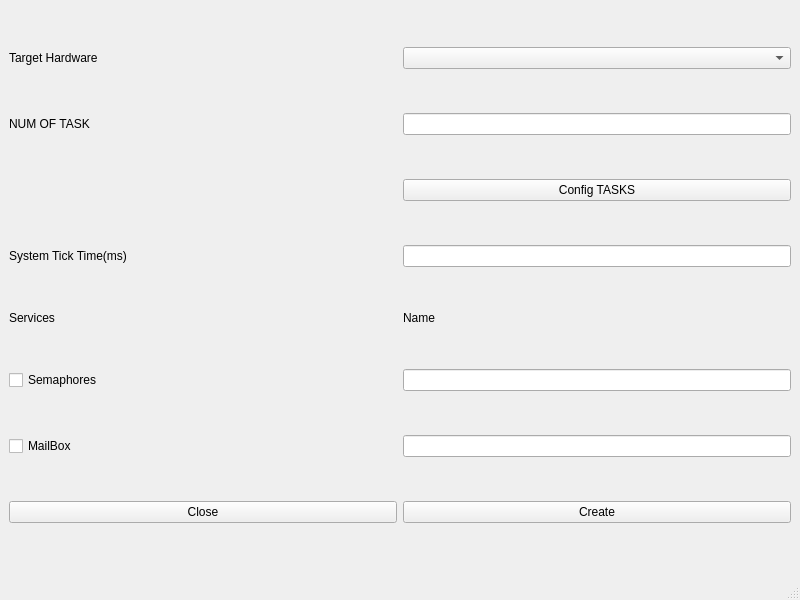
<?xml version="1.0" encoding="UTF-8"?>
<ui version="4.0">
 <class>MainWindow</class>
 <widget class="QMainWindow" name="MainWindow">
  <property name="geometry">
   <rect>
    <x>0</x>
    <y>0</y>
    <width>800</width>
    <height>600</height>
   </rect>
  </property>
  <property name="windowTitle">
   <string>OS_Config</string>
  </property>
  <widget class="QWidget" name="centralwidget">
   <layout class="QGridLayout" name="gridLayout">
    <item row="9" column="1">
     <widget class="QPushButton" name="Create">
      <property name="sizePolicy">
       <sizepolicy hsizetype="Expanding" vsizetype="Fixed">
        <horstretch>0</horstretch>
        <verstretch>0</verstretch>
       </sizepolicy>
      </property>
      <property name="styleSheet">
       <string notr="true">QPushButton:hover
{
	background-color:#4169E1;
}</string>
      </property>
      <property name="text">
       <string>Create</string>
      </property>
     </widget>
    </item>
    <item row="6" column="0">
     <widget class="QCheckBox" name="Semaphores">
      <property name="text">
       <string>Semaphores</string>
      </property>
     </widget>
    </item>
    <item row="1" column="0">
     <widget class="QLabel" name="NOT">
      <property name="sizePolicy">
       <sizepolicy hsizetype="Minimum" vsizetype="Fixed">
        <horstretch>0</horstretch>
        <verstretch>0</verstretch>
       </sizepolicy>
      </property>
      <property name="text">
       <string>NUM OF TASK</string>
      </property>
     </widget>
    </item>
    <item row="9" column="0">
     <widget class="QPushButton" name="Close">
      <property name="sizePolicy">
       <sizepolicy hsizetype="Expanding" vsizetype="Fixed">
        <horstretch>0</horstretch>
        <verstretch>0</verstretch>
       </sizepolicy>
      </property>
      <property name="styleSheet">
       <string notr="true">QPushButton:hover
{
	background-color:#4169E1;
}</string>
      </property>
      <property name="text">
       <string>Close</string>
      </property>
     </widget>
    </item>
    <item row="1" column="1">
     <widget class="QLineEdit" name="NOTinput"/>
    </item>
    <item row="0" column="1">
     <widget class="QComboBox" name="THW"/>
    </item>
    <item row="3" column="1">
     <widget class="QLineEdit" name="STTinput"/>
    </item>
    <item row="3" column="0">
     <widget class="QLabel" name="STT">
      <property name="sizePolicy">
       <sizepolicy hsizetype="Minimum" vsizetype="Preferred">
        <horstretch>0</horstretch>
        <verstretch>0</verstretch>
       </sizepolicy>
      </property>
      <property name="text">
       <string>System Tick Time(ms)</string>
      </property>
     </widget>
    </item>
    <item row="0" column="0">
     <widget class="QLabel" name="Target_HW">
      <property name="sizePolicy">
       <sizepolicy hsizetype="Minimum" vsizetype="Preferred">
        <horstretch>0</horstretch>
        <verstretch>0</verstretch>
       </sizepolicy>
      </property>
      <property name="text">
       <string>Target Hardware</string>
      </property>
     </widget>
    </item>
    <item row="5" column="0">
     <widget class="QLabel" name="Services">
      <property name="sizePolicy">
       <sizepolicy hsizetype="Minimum" vsizetype="Fixed">
        <horstretch>0</horstretch>
        <verstretch>0</verstretch>
       </sizepolicy>
      </property>
      <property name="text">
       <string>Services</string>
      </property>
     </widget>
    </item>
    <item row="7" column="0">
     <widget class="QCheckBox" name="MailBox">
      <property name="text">
       <string>MailBox</string>
      </property>
     </widget>
    </item>
    <item row="2" column="1">
     <widget class="QPushButton" name="CT">
      <property name="styleSheet">
       <string notr="true">QPushButton:hover
{
	background-color:#4169E1;
}</string>
      </property>
      <property name="text">
       <string>Config TASKS</string>
      </property>
     </widget>
    </item>
    <item row="6" column="1">
     <widget class="QLineEdit" name="SLE"/>
    </item>
    <item row="7" column="1">
     <widget class="QLineEdit" name="MBLE"/>
    </item>
    <item row="5" column="1">
     <widget class="QLabel" name="Name">
      <property name="sizePolicy">
       <sizepolicy hsizetype="Minimum" vsizetype="Fixed">
        <horstretch>0</horstretch>
        <verstretch>0</verstretch>
       </sizepolicy>
      </property>
      <property name="text">
       <string>Name</string>
      </property>
     </widget>
    </item>
   </layout>
  </widget>
  <widget class="QMenuBar" name="menubar">
   <property name="geometry">
    <rect>
     <x>0</x>
     <y>0</y>
     <width>800</width>
     <height>22</height>
    </rect>
   </property>
  </widget>
  <widget class="QStatusBar" name="statusbar"/>
 </widget>
 <resources/>
 <connections>
  <connection>
   <sender>Close</sender>
   <signal>clicked()</signal>
   <receiver>MainWindow</receiver>
   <slot>close()</slot>
   <hints>
    <hint type="sourcelabel">
     <x>141</x>
     <y>521</y>
    </hint>
    <hint type="destinationlabel">
     <x>141</x>
     <y>577</y>
    </hint>
   </hints>
  </connection>
 </connections>
</ui>
